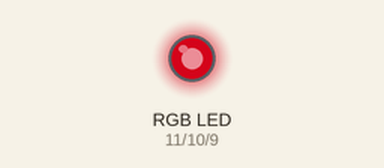
Simulated run of this sketch. Board: Arduino Uno, built with avr-gcc and run on an emulated ATmega328P. On the bench: an RGB LED mixed from three pins (HIGH = lit). Dim RGB values are drawn brighter than linear.

Above: at 0.1 s.
Timing chart, 0 to 1.6 s (numbered marks = the images above):
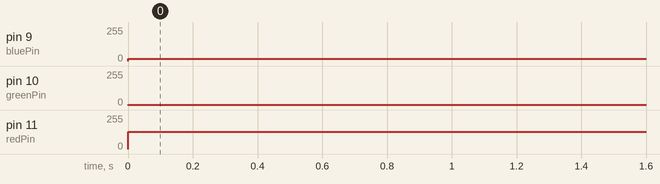

Measured:
- by itself, pin 9 (bluePin): 0/255 → 16/255 at 0.00 s
- by itself, pin 10 (greenPin): 0/255 → 2/255 at 0.00 s
- by itself, pin 11 (redPin): 0/255 → 128/255 at 0.00 s

The sketch:

problem2.ino
```cpp
int redPin= 11;
int greenPin= 10;
int bluePin= 9;

void setup() {
  pinMode(redPin,OUTPUT);
  pinMode(bluePin,OUTPUT);
  pinMode(greenPin,OUTPUT);
  Serial.begin(9600);
}

void loop() {

  analogWrite(redPin, 128);
  analogWrite(bluePin, 16);
  analogWrite(greenPin,2);

}
```
